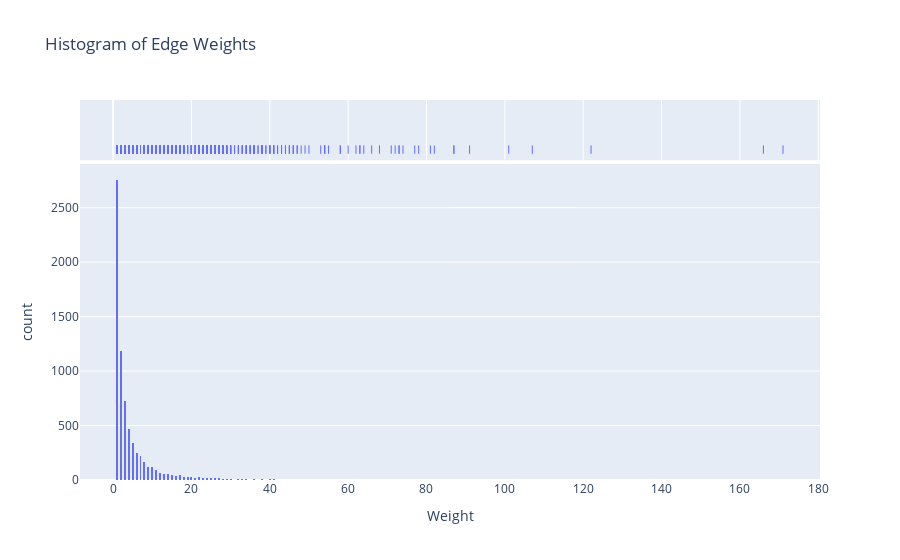

Notebook code cell kept with this figure:
### Code cell
fig = px.histogram(weighted_2modedf, x="Weight", marginal="rug",nbins=600, hover_data=weighted_2modedf.columns,
                  title="Histogram of Edge Weights")
fig.show()

### Figure 1 — Plotly figure (JSON) as saved in the notebook; plotly's stock layout.template omitted (floating-point values rounded to 4 significant figures; data arrays with more than 128 entries replaced by an {"elided": "..."} marker saying what was removed)
{"data": [{"alignmentgroup": "True", "bingroup": "x", "hovertemplate": "Weight=%{x}<br>count=%{y}<extra></extra>", "legendgroup": "", "marker": {"color": "#636efa", "pattern": {"shape": ""}}, "name": "", "nbinsx": 600, "offsetgroup": "", "orientation": "v", "showlegend": false, "type": "histogram", "x": {"elided": "7089 int values"}, "xaxis": "x", "yaxis": "y"}, {"alignmentgroup": "True", "boxpoints": "all", "customdata": {"elided": "7089x2 str values"}, "fillcolor": "rgba(255,255,255,0)", "hoveron": "points", "hovertemplate": "Weight=%{x}<br>User=%{customdata[0]}<br>Topic=%{customdata[1]}<extra></extra>", "jitter": 0, "legendgroup": "", "line": {"color": "rgba(255,255,255,0)"}, "marker": {"color": "#636efa", "symbol": "line-ns-open"}, "name": "", "offsetgroup": "", "showlegend": false, "type": "box", "x": {"elided": "7089 int values"}, "xaxis": "x2", "yaxis": "y2"}], "layout": {"barmode": "relative", "legend": {"tracegroupgap": 0}, "title": {"text": "Histogram of Edge Weights"}, "xaxis": {"anchor": "y", "domain": [0, 1], "title": {"text": "Weight"}}, "xaxis2": {"anchor": "y2", "domain": [0, 1], "matches": "x", "showgrid": true, "showticklabels": false}, "yaxis": {"anchor": "x", "domain": [0, 0.8316], "title": {"text": "count"}}, "yaxis2": {"anchor": "x2", "domain": [0.8416, 1], "matches": "y2", "showgrid": false, "showline": false, "showticklabels": false, "ticks": ""}}}
